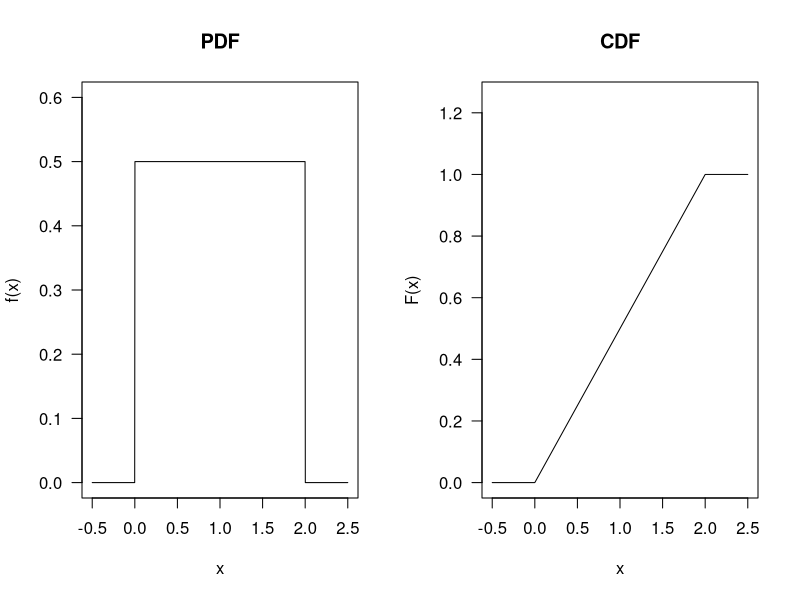
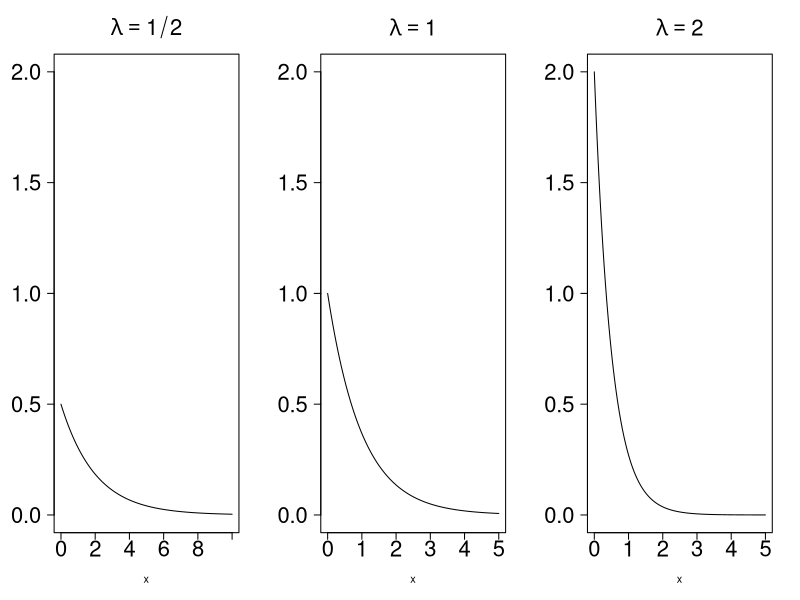
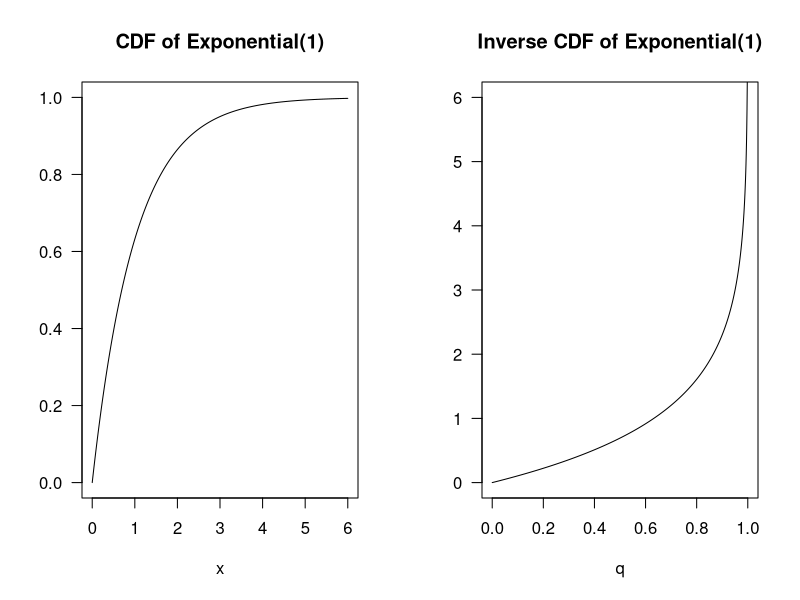

R code for these plots, in order:
png("uniformPDF.png", height=350, width=700)

par(mfrow=c(1,2))

curve(dunif(x, 0, 2), n=1000, from=-0.5, to=2.5,
      las=1, ylim=c(0, 0.6), ylab="f(x)", main="PDF")

curve(punif(x, 0, 2), n=1000, from=-0.5, to=2.5,
      las=1, ylim=c(0, 1.25), ylab="F(x)", main="CDF")

dev.off()



png("exponentialPDF.png", height=300, width=750)

par(mfrow=c(1,3))

curve(dexp(x, 1/2), n=1000, from=0, to=10, ylim=c(0, 2),
      cex.main=2, cex.axis=2,
      las=1, ylab="", main=expression(lambda==1/2))


curve(dexp(x, 1), n=1000, from=0, to=5, ylim=c(0, 2),
      cex.main=2, cex.axis=2,
      las=1, ylab="", main=expression(lambda==1))

curve(dexp(x, 2), n=1000, from=0, to=5, ylim=c(0, 2),
      cex.main=2, cex.axis=2,
      las=1, ylab="", main=expression(lambda==2))

dev.off()





png("exponentialCDF.png", height=400, width=750)

par(mfrow=c(1,2))

curve(pexp(x, 1), n=1000, from=0, to=6, ylim=c(0, 1),
      las=1, ylab="", main="CDF of Exponential(1)")


curve(qexp(x, 1), n=1000, from=0, to=1, ylim=c(0, 6),
      las=1, ylab="", xlab='q', main="Inverse CDF of Exponential(1)")

dev.off()
